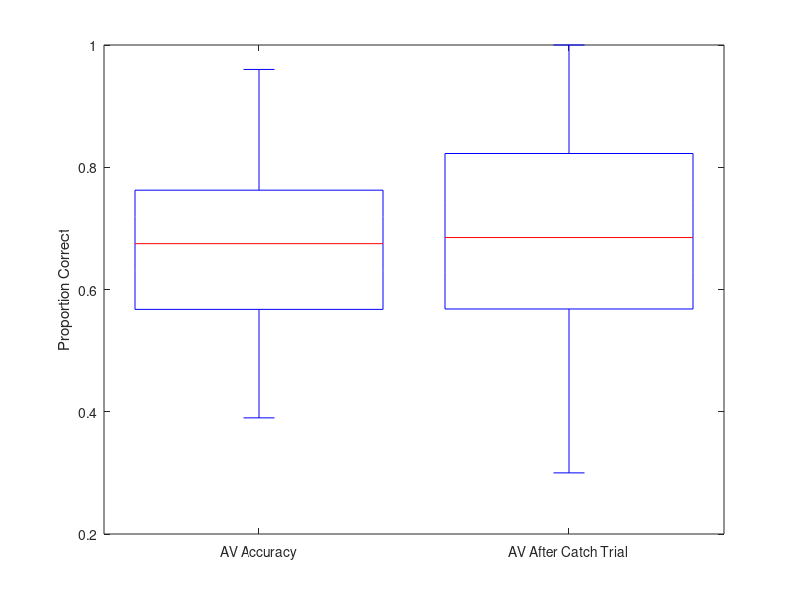

The MATLAB source for this figure: (Note: this script raises an error after producing the figure.)
% Data for Mu
AUD_Mu = [0.53
0.68
0.63
0.75
0.75
0.66
0.66
0.75
0.88
0.91
0.83
0.83
0.88
0.59
0.54
0.72
0.61
0.96
0.85
0.72
0.63
0.83
0.94
0.69
0.53
0.66
0.60
0.71
0.57
0.56
0.54
0.77
0.78
0.50
0.73
0.63
0.73
0.76
0.39
0.48
0.60
0.55
0.48
0.67
0.71
0.77
0.56
0.52];
VIS_Mu = [0.75
0.5625
0.60
0.70
1.00
0.73
0.75
0.67
1.00
1.00
0.73
0.91
1.00
0.70
0.54
0.63
0.38
1.00
0.80
1.00
0.67
0.57
0.86
0.40
0.54
0.50
0.83
0.75
0.43
0.63
0.63
1.00
0.82
0.60
0.40
0.86
0.75
0.71
0.57
0.50
0.44
0.30
0.50
0.71
0.67
0.67
1.00
0.64];

% Combine into a single matrix
sd_data = [AUD_Mu, VIS_Mu];

% Create box plots for SD data
figure;
h = boxplot(sd_data, 'Labels', {'AV Accuracy', 'AV After Catch Trial'});
ylabel('Proportion Correct');

% Color the boxes
set(h, {'linew'}, {2});
colors = {'b', 'r'}; % Red for AUD, Blue for VIS
h = findobj(gca, 'Tag', 'Box');
for j = 1:length(h)
   patch(get(h(j), 'XData'), get(h(j), 'YData'), colors{j}, 'FaceAlpha', 0.5);
end

% Add individual data points for SD
hold on;
scatter(ones(size(AUD_SD)), AUD_SD, 'r', 'filled', 'SizeData', 70);
scatter(2 * ones(size(VIS_SD)), VIS_SD, 'b', 'filled', 'SizeData', 70);

% Connect corresponding column values with a line for SD
for i = 1:length(AUD_SD)
    plot([1, 2], [AUD_SD(i), VIS_SD(i)], 'k-', 'LineWidth', 1.5); % Thicker black line
end

hold off;
grid on;
set(gca, 'XTickLabelRotation', 45);
set(findall(gcf, '-property', 'FontSize'), 'FontSize', 24)